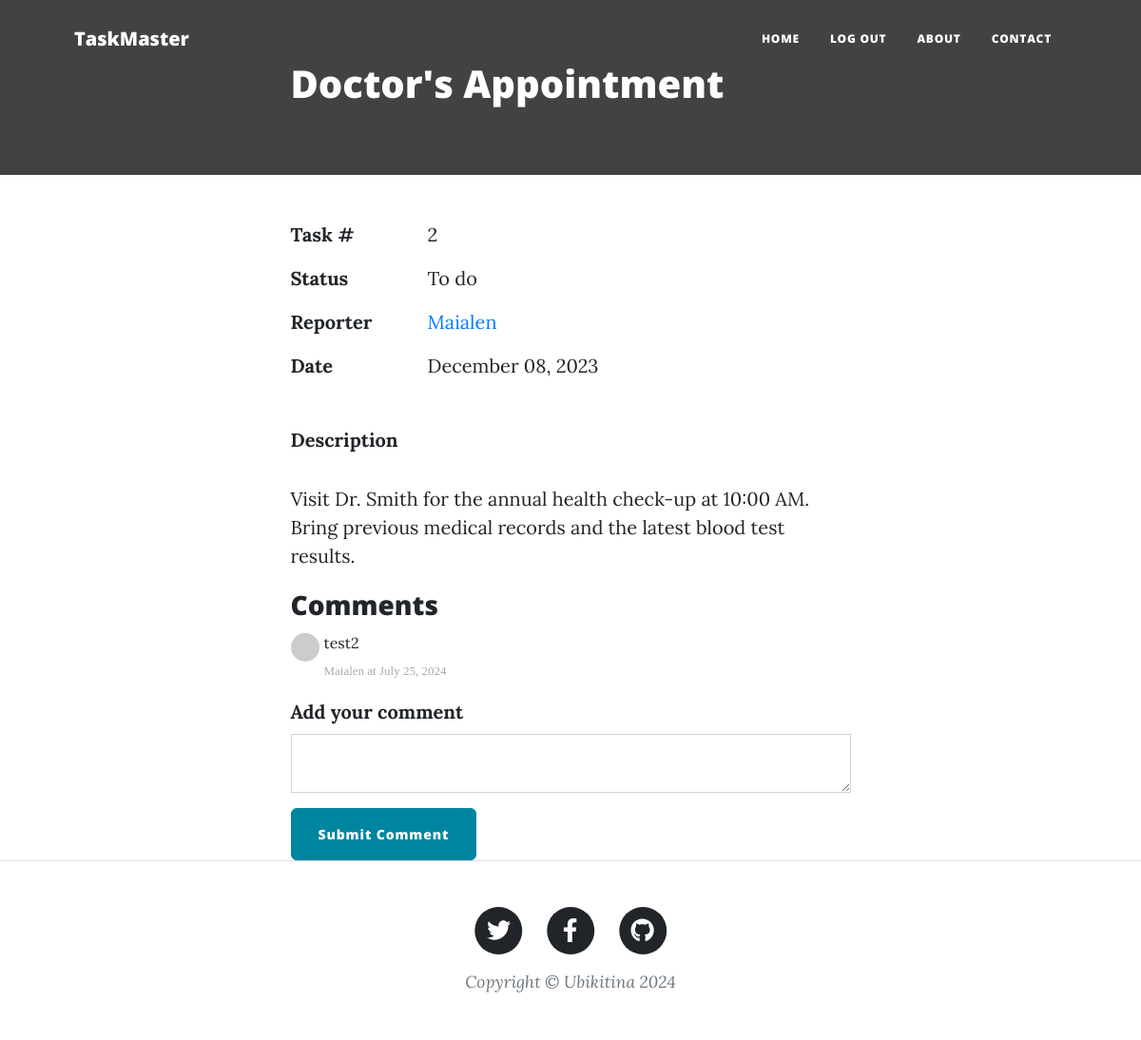
The app's page /task/2 (signed in) with its own data.
### main.py (models this page shows)
class Task(db.Model):
    __tablename__ = "tasks"
    id = db.Column(db.Integer, primary_key=True)
    author_id = db.Column(db.Integer, db.ForeignKey("users.id"))
    author = relationship("User", back_populates="posts")
    title = db.Column(db.String(250), unique=True, nullable=False)
    date = db.Column(db.String(250), nullable=False)
    body = db.Column(db.Text, nullable=False)
    status = db.Column(db.String(250), nullable=False)
    comments = relationship("Comment", back_populates="parent_post")

class User(UserMixin, db.Model):
    __tablename__ = "users"
    id = db.Column(db.Integer, primary_key=True)
    email = db.Column(db.String(100), unique=True)
    password = db.Column(db.String(100))
    name = db.Column(db.String(100))
    posts = relationship("Task", back_populates="author")  # The "author" refers to the author property in the Task class.
    comments = relationship("Comment", back_populates="comment_author")  # "comment_author" refers to the comment_author property in the Comment class.

class Comment(db.Model):
    __tablename__ = "comments"
    id = db.Column(db.Integer, primary_key=True)
    author_id = db.Column(db.Integer, db.ForeignKey("users.id"))   # "users.id" The users refers to the tablename of the Users class.
    comment_author = relationship("User", back_populates="comments")  # "comments" refers to the comments property in the User class.
    post_id = db.Column(db.Integer, db.ForeignKey("tasks.id"))
    parent_post = relationship("Task", back_populates="comments")
    text = db.Column(db.Text, nullable=False)
    date = db.Column(db.String(250), nullable=False)

### main.py (the view, shortened to what this page needs)
@app.route("/task/<int:post_id>", methods=["GET", "POST"])
def show_task(post_id):
    requested_post = db.get_or_404(Task, post_id)
    comment_form = CommentForm()  # Add the CommentForm to the route
    return render_template("task.html", post=requested_post, current_user=current_user, form=comment_form)

### forms.py
class CommentForm(FlaskForm):
    comment_text = TextAreaField("Add your comment", validators=[DataRequired()])
    submit = SubmitField("Submit Comment")

### main.py (called while the page is built)
@login_manager.user_loader
def load_user(user_id):
    return db.get_or_404(User, user_id)

### templates/task.html (shortened to what this page needs)
{% from "bootstrap5/form.html" import render_form %}
{% include "header.html" %}
<header class="taskhead" >
  <div class="container position-relative px-4 px-lg-5">
    <div class="row gx-4 gx-lg-5 justify-content-center">
      <div class="col-md-10 col-lg-8 col-xl-7">
        <div class="post-heading">
          <h1>{{ post.title }}</h1>
        </div>
      </div>
    </div>
  </div>
</header>
<article>
  <div class="container px-4 px-lg-5">
    <div class="row gx-4 gx-lg-5 justify-content-center">
      <div class="col-md-10 col-lg-8 col-xl-7">
        <div class="task-info">
          <div class="task-info-row">
            <span class="task-info-label">Task #</span>
            <span class="task-info-value">{{ post.id }}</span>
          </div>
          <div class="task-info-row">
            <span class="task-info-label">Status</span>
            <span class="task-info-value">{{ post.status }}</span>
          </div>
          <div class="task-info-row">
            <span class="task-info-label">Reporter</span>
            <span class="task-info-value"><a href="#">{{ post.author.name }}</a></span>
          </div>
          <div class="task-info-row">
            <span class="task-info-label">Date</span>
            <span class="task-info-value">{{ post.date }}</span>
          </div>
        </div>
        <p style="font-weight: bold;">Description</p>
        {{ post.body|safe }}
        <div class="comment">
          <ul class="commentList">
            <h3>Comments</h3>
             {% for comment in post.comments: %}
            <li>
              <div class="commenterImage">
                <img src="{{ comment.comment_author.email | gravatar }}" />
              </div>
              <div class="commentText">
                <p>{{comment.text|safe}}</p>
                <span class="date sub-text">{{comment.comment_author.name}} at {{comment.date}}</span>
              </div>
            </li>
            {% endfor %}
          </ul>
        </div>
        {{ render_form(form, novalidate=True, button_map={"submit": "primary"}) }}
      </div>
    </div>
  </div>
</article>
{% include "footer.html" %}

### records on screen
Task: title "Doctor's Appointment", id "2", status "To do", date "December 08, 2023", body "Visit Dr. Smith for the annual health check-up at 10:00 AM. Bring previous medical records and the latest blood test results."
User: author.name "Maialen"
Comment: text "test2", comment_author.name "Maialen", date "July 25, 2024"
